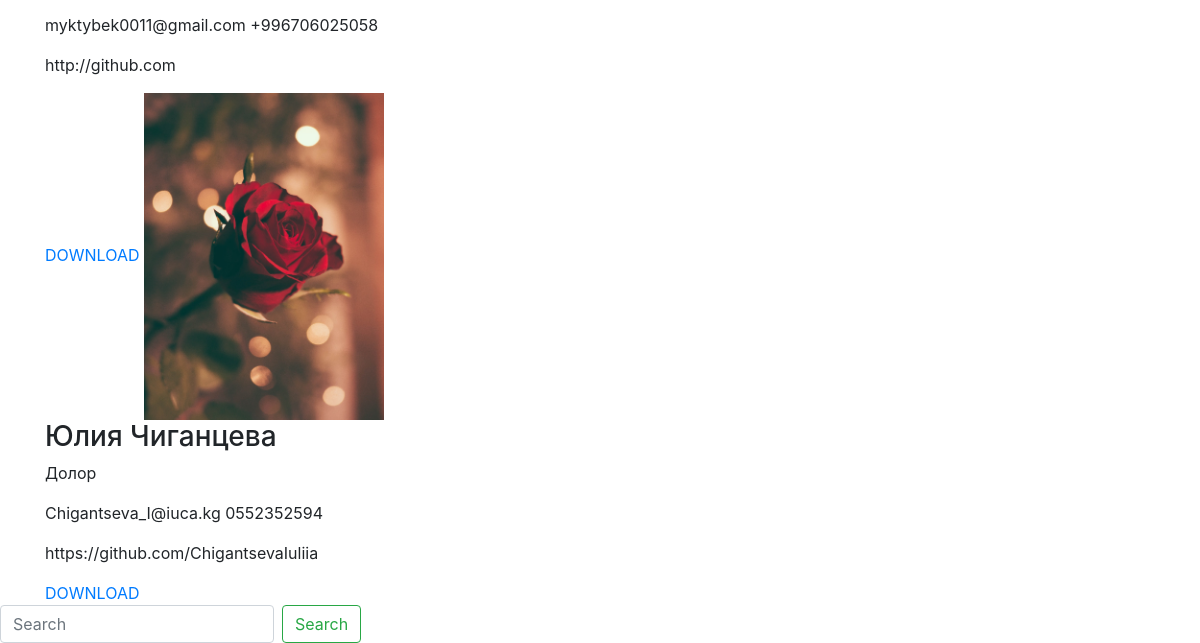
Page /about/ (lower part) on the earlier database version.
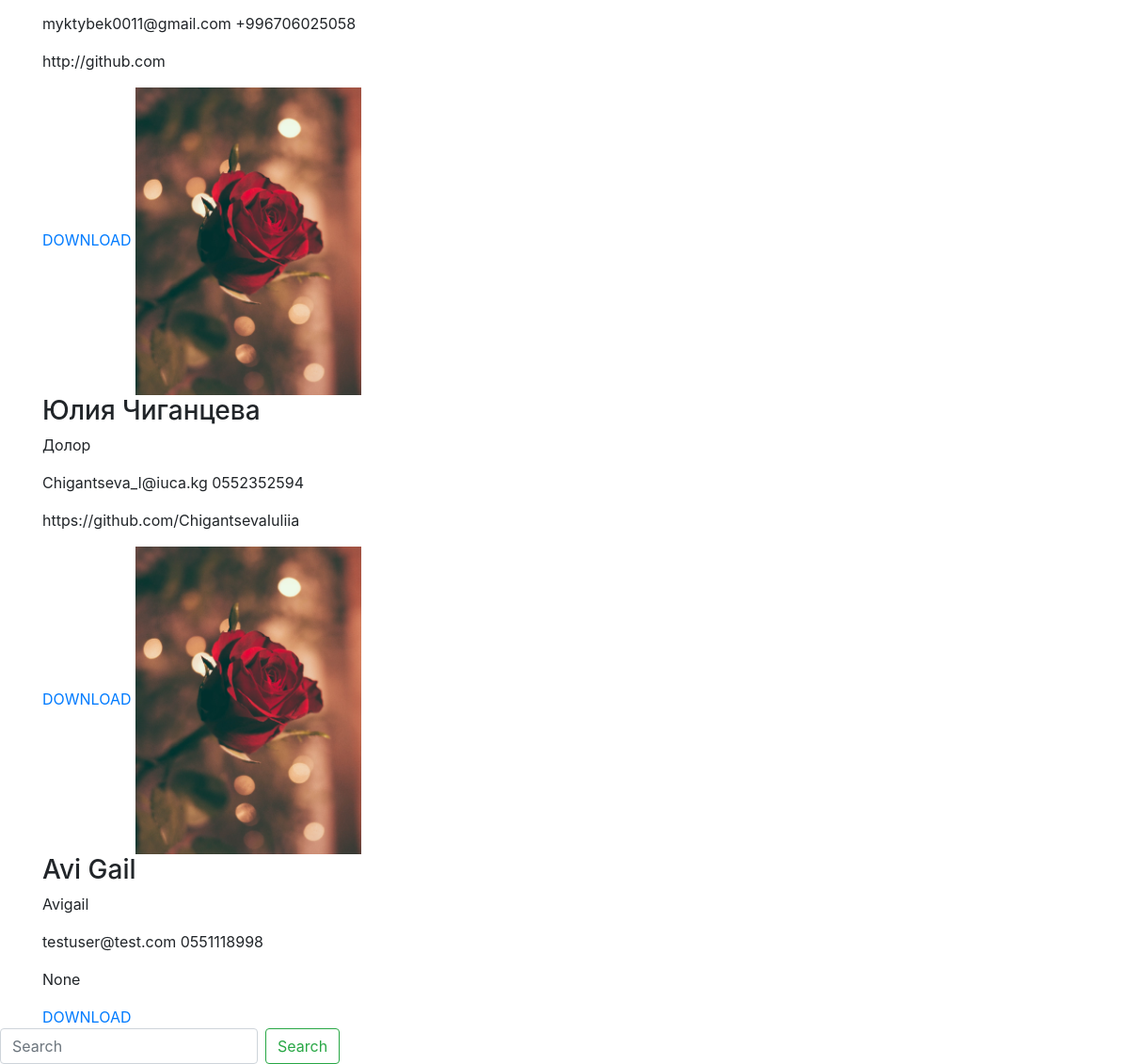
Same page on the later database version.
### kssdasite/models.py (models this page shows, shortened)
class Alumni(models.Model):
	class Meta:
		verbose_name_plural = 'Alumni'
	first_name = models.CharField(max_length=50)
	last_name = models.CharField(max_length=50)
	description = models.TextField(blank=True, null=True)
	email = models.EmailField(max_length=50, blank=True, null=True)
	github_link = models.URLField(blank=True, null=True)
	phone_number = models.CharField(max_length=32, blank=True, null=True)
	picture = models.ImageField(upload_to=upload_location, max_length=255, blank=True, null=True)
	cv = models.FileField(upload_to=upload_location)
	language = models.ForeignKey(Language, on_delete=models.CASCADE)

### kssdasite/views.py (the view, shortened to what this page needs)
# urls.py: path('about/', views.about, name='About'),
def about(request):
    alumnis = Alumni.objects.all()
    return render(request, 'kssdasite/about.html', {'alumnis': alumnis})

### kssdasite/templates/kssdasite/about.html (shortened to what this page needs)
<!DOCTYPE html>
<html lang="en">
  <head>
    <link rel="stylesheet" href="https://maxcdn.bootstrapcdn.com/bootstrap/4.0.0/css/bootstrap.min.css">
  </head>
  <body>
  	<div class="container">
			{% for alumni in alumnis %}
				<img src="{{ alumni.picture.url }}" width="240">
				<h3>{{ alumni.first_name }} {{ alumni.last_name }} </h3>
        <p>{{ alumni.description }}</p>
				<p>{{ alumni.email }} {{ alumni.phone_number }}</p>
        <p>{{ alumni.github_link }}</p>
        <a href="{{ alumni.cv.url }}">DOWNLOAD</a>
			{% endfor %}
	</div>
  <form class="form-inline my-2 my-lg-0" action="{% url 'About' %}">
    <input class="form-control mr-sm-2" type="search" placeholder="Search" aria-lable="Search" name="search">
    <button class="btn btn-outline-success my-2 my-sm-0" type="submit">Search</button>
  </form>
  </body>
</html>

Differences in the rows shown:
added Alumni: picture (picture), first_name "Avi", last_name "Gail", description "Avigail", email "testuser@test.com", phone_number "0551118998", github_link "None"
